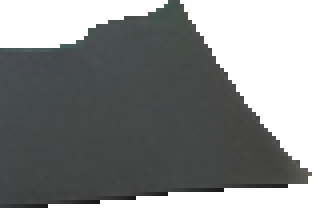
#> input picture cropped_test_dataset/Dalle/afphrjrtthb/12.png, 78 x 52 px (shown 4 times larger); its folder holds only this picture in this run
$ python convert_png_jpg.py
#> lines starting #> are read from the running program, lines starting #| are printed output that depends on the picture
import os
from PIL import Image

input_path = 'cropped_test_dataset'
output_path = 'cropped_test_dataset_jpg'

# Ensure the output directory exists
if not os.path.exists(output_path):
    os.makedirs(output_path)

for label in os.listdir(input_path):
    label_path = os.path.join(input_path, label)
    output_label_path = os.path.join(output_path, label)
    if not os.path.exists(output_label_path):
        os.makedirs(output_label_path)
    print(label)
    for image_folder in os.listdir(label_path):
        image_path = os.path.join(label_path, image_folder)
        output_image_folder_path = os.path.join(output_label_path, image_folder)
        if not os.path.exists(output_image_folder_path):
            os.makedirs(output_image_folder_path)
        for img_file in os.listdir(image_path):
            img_path = os.path.join(image_path, img_file)
            if os.path.isfile(img_path):
                try:
                    with Image.open(img_path) as img:
                        # Remove file extension and add .jpg
#> img is the input picture: PIL image 78x52 RGBA; mean R, G, B, A 63.6, 66.8, 65.2, 168.7
                        base_filename = os.path.splitext(img_file)[0]
                        output_file_path = os.path.join(output_image_folder_path, f"{base_filename}.jpg")
                        img.convert('RGB').save(output_file_path, "JPEG")
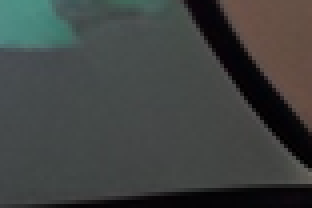
#> saved as 12.jpg: PIL image 78x52 RGB (shown 4 times larger); mean R, G, B 63.6, 66.8, 65.2
                        print(output_file_path)
                except Exception as e:
                    print(f"Error converting {img_path}: {e}")

$ run again, on cropped_test_dataset/Dalle/akknraisezv/46.png
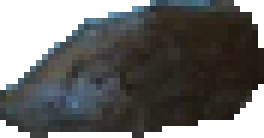
#> input picture cropped_test_dataset/Dalle/akknraisezv/46.png, 44 x 23 px (shown 6 times larger)
#> img is the input picture: PIL image 44x23 RGBA; mean R, G, B, A 64.3, 74.2, 76.9, 188.7
#> `img.convert('RGB').save(output_file_path, "JPEG")`:
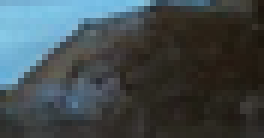
#> saved as 46.jpg: PIL image 44x23 RGB (shown 6 times larger); mean R, G, B 64.3, 74.2, 76.9

$ run again, on cropped_test_dataset/Dalle/afphrjrtthb/28.png
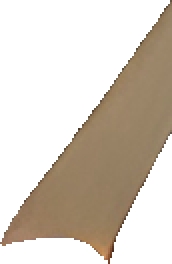
#> input picture cropped_test_dataset/Dalle/afphrjrtthb/28.png, 86 x 132 px (shown 2 times larger)
#> img is the input picture: PIL image 86x132 RGBA; mean R, G, B, A 126.6, 116.7, 94.7, 101
#> `img.convert('RGB').save(output_file_path, "JPEG")`:
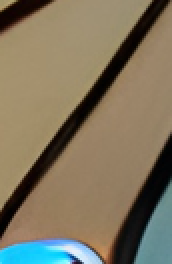
#> saved as 28.jpg: PIL image 86x132 RGB (shown 2 times larger); mean R, G, B 126.6, 116.7, 94.7
